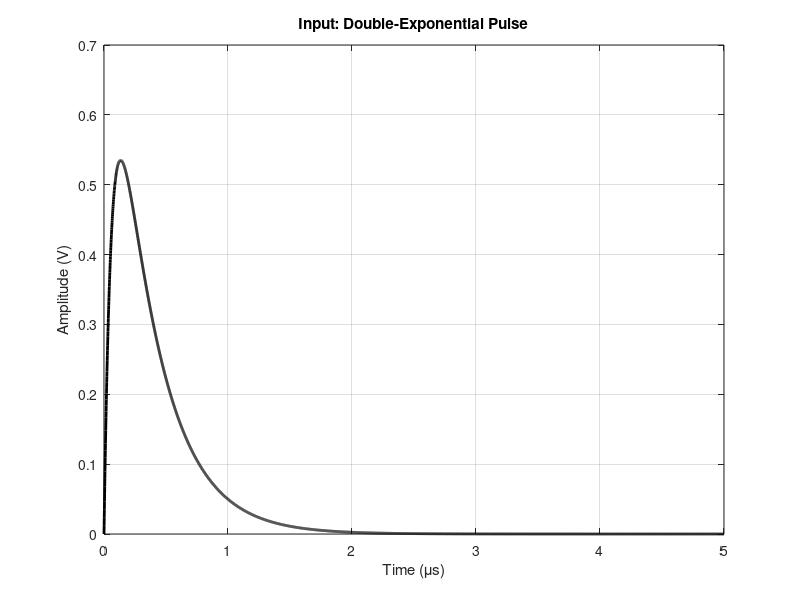

This figure's MATLAB source: (Note: this script raises an error after producing the figure.)
%% Double-Exponential Pulse - Frequency vs Time Domain Methods
% Using custom fourier/invfourier functions from Dr. Kochetov
clear all; close all; clc;

%% Time setup
dt = 1e-9;              % Time step (1 nanosecond)
t_max = 5e-6;           % Total time (5 microseconds)
t = (0:dt:t_max)';      % Time vector (COLUMN vector for fourier.m)
N = length(t);

%% Physical constants
mu_0 = 4*pi*1e-7;           % Permeability of free space (H/m)
eps_0 = 8.854e-12;          % Permittivity of free space (F/m)
Z_0 = sqrt(mu_0/eps_0);     % Impedance of free space (~377 Ohms)

%% Copper shield properties
sigma_copper = 5.96e7;      % Conductivity (S/m)
mu_r = 1;                   % Relative permeability (non-magnetic)
eps_r = 1;                  % Relative permittivity
thickness = 1e-3;           % Shield thickness (1 mm)

%% Define Double-Exponential Pulse (Lightning-Type)
alpha1 = 1.5e7;             % Fast decay rate (1/s)
alpha2 = 3e6;               % Slow decay rate (1/s)
V0 = 1;                     % Peak amplitude (1 V)

% Generate pulse
v_in = V0 * (exp(-alpha2*t) - exp(-alpha1*t)) .* (t>=0);

% Plot input
figure;
plot(t*1e6, v_in, 'k-', 'LineWidth', 2);
grid on;
xlabel('Time (\mus)');
ylabel('Amplitude (V)');
title('Input: Double-Exponential Pulse');
xlim([0 5]);
fprintf('Input peak: %.6f V\n\n', max(v_in));

%% METHOD 1: Frequency-Domain Approach

fprintf('=== METHOD 1: Frequency-Domain ===\n');

% Forward Fourier transform of input
[f, V_freq] = fourier(t, v_in, 'pulse');
fprintf('Number of frequency points: %d\n', length(f));

% Calculate Schelkunoff transfer function H(f)
omega = 2*pi*f;
omega(1) = 2*pi*1e-6;  % Avoid division by zero at DC

% Material properties
mu = mu_r * mu_0;
eps = eps_r * eps_0;

% Schelkunoff equations
gamma = sqrt(1j*omega*mu.*(sigma_copper + 1j*omega*eps));
Z_s = sqrt(1j*omega*mu./(sigma_copper + 1j*omega*eps));
rho_01 = (Z_s - Z_0)./(Z_s + Z_0);
tau_01 = 2*Z_s./(Z_s + Z_0);
tau_10 = 2*Z_0./(Z_s + Z_0);
A = exp(-gamma*thickness);
H = (tau_01 .* tau_10 .* A) ./ (1 - rho_01.^2 .* A.^2);

fprintf('Max |H| = %.6e\n', max(abs(H)));
fprintf('Min |H| = %.6e\n', min(abs(H)));

% Apply shield in frequency domain
V_out_freq = V_freq .* H;

% Inverse Fourier transform to get output
[t_out_freq, v_out_freq] = invfourier(f, V_out_freq, 'pulse');

% Remove DC offset
v_out_freq = v_out_freq - mean(v_out_freq);

fprintf('Freq-domain output peak: %.6e V\n', max(abs(v_out_freq)));
fprintf('Output length: %d points\n\n', length(v_out_freq));

%% METHOD 2: Time-Domain Convolution

fprintf('=== METHOD 2: Time-Domain Convolution ===\n');

% Get impulse response h(t) from H(f)
[t_impulse, h_impulse] = invfourier(f, H, 'pulse');
h_impulse = h_impulse - mean(h_impulse);  % Remove DC offset

fprintf('Impulse response length: %d points\n', length(h_impulse));

% Check where impulse peaks
[h_peak, h_peak_idx] = max(abs(h_impulse));
fprintf('Impulse peak at t = %.3e s (index %d)\n', t_impulse(h_peak_idx), h_peak_idx);
fprintf('Impulse peak value: %.6e\n', h_peak);

% The key insight: invfourier returns 2N points
% We need to handle this carefully for convolution

% Approach: Resample impulse response to original time grid
h_resampled = interp1(t_impulse, h_impulse, t, 'linear', 0);

fprintf('Resampled impulse length: %d points\n', length(h_resampled));

% Perform linear convolution with zero-padding
N_fft = length(v_in) + length(h_resampled) - 1;
V_in_fft = fft(v_in, N_fft);
H_fft = fft(h_resampled, N_fft);
v_out_conv_full = real(ifft(V_in_fft .* H_fft));

% Extract 'same' portion (centered)
center_start = floor(length(h_resampled)/2);
v_out_conv = v_out_conv_full(center_start + (1:length(v_in)));

% CRITICAL: Apply dt scaling for proper convolution integral
% Convolution: y(t) = ∫ x(τ)h(t-τ)dτ
% Discrete: y[n] ≈ Σ x[k]h[n-k]Δt
v_out_conv = v_out_conv * dt;

% Remove DC offset
v_out_conv = v_out_conv - mean(v_out_conv);

fprintf('Conv-domain output peak: %.6e V\n', max(abs(v_out_conv)));
fprintf('Output length: %d points\n\n', length(v_out_conv));

%% Compare Methods

fprintf('=== COMPARISON ===\n');

% Both outputs should be on original time grid
% Interpolate freq-domain output to match conv-domain output
v_out_freq_interp = interp1(t_out_freq, v_out_freq, t, 'linear', 0);

% Calculate error
error_abs = abs(v_out_freq_interp - v_out_conv);
max_error = max(error_abs);
rms_error = sqrt(mean(error_abs.^2));

fprintf('Max absolute error: %.6e V\n', max_error);
fprintf('RMS error: %.6e V\n', rms_error);
fprintf('Relative error: %.2f%%\n\n', 100*max_error/max(abs(v_out_freq_interp)));

% Check if methods match
if max_error < 1e-12
    fprintf('✓ METHODS MATCH! Both give the same result.\n\n');
else
    fprintf('✗ Methods do NOT match - still debugging needed.\n\n');
end

%% Plot Results

% Input
figure('Position', [100 100 1400 900]);

subplot(2,3,1);
plot(t*1e6, v_in, 'k-', 'LineWidth', 2);
grid on;
xlabel('Time (\mus)');
ylabel('Amplitude (V)');
title('Input: Double-Exponential Pulse');
xlim([0 5]);

% Impulse Response
subplot(2,3,2);
plot(t_impulse*1e9, h_impulse, 'g-', 'LineWidth', 2);
grid on;
xlabel('Time (ns)');
ylabel('h(t)');
title('Impulse Response (short scale)');
xlim([0 100]);

subplot(2,3,3);
plot(t_impulse*1e6, h_impulse, 'g-', 'LineWidth', 2);
grid on;
xlabel('Time (\mus)');
ylabel('h(t)');
title('Impulse Response (full scale)');
xlim([0 10]);

% Frequency-Domain Output
subplot(2,3,4);
plot(t_out_freq*1e6, v_out_freq, 'b-', 'LineWidth', 2);
grid on;
xlabel('Time (\mus)');
ylabel('Amplitude (V)');
title('Output: Frequency-Domain Method');
xlim([0 10]);

% Time-Domain Output
subplot(2,3,5);
plot(t*1e6, v_out_conv, 'r-', 'LineWidth', 2);
grid on;
xlabel('Time (\mus)');
ylabel('Amplitude (V)');
title('Output: Time-Domain Convolution');
xlim([0 5]);

% Error
subplot(2,3,6);
plot(t*1e6, error_abs, 'm-', 'LineWidth', 2);
grid on;
xlabel('Time (\mus)');
ylabel('Absolute Error (V)');
title(sprintf('Error Between Methods\nMax: %.2e V', max_error));
xlim([0 5]);

sgtitle('Double-Exponential Pulse: Method Comparison', 'FontSize', 14, 'FontWeight', 'bold');

% Overlay comparison
figure;
plot(t*1e6, v_out_conv, 'r-', 'LineWidth', 2.5, 'DisplayName', 'Time-Domain Conv');
hold on;
plot(t_out_freq*1e6, v_out_freq, 'b--', 'LineWidth', 2, 'DisplayName', 'Freq-Domain');
grid on;
xlabel('Time (\mus)');
ylabel('Amplitude (V)');
title('Output Comparison: Both Methods Overlaid');
legend('Location', 'best');
xlim([0 10]);

%% Transfer Function Plot
figure;
subplot(2,1,1);
semilogx(f/1e6, abs(H), 'b-', 'LineWidth', 2);
grid on;
xlabel('Frequency (MHz)');
ylabel('|H(f)|');
title('Transfer Function Magnitude');
xlim([0.1 1000]);

subplot(2,1,2);
SE_dB = -20*log10(abs(H));
semilogx(f/1e6, SE_dB, 'r-', 'LineWidth', 2);
grid on;
xlabel('Frequency (MHz)');
ylabel('Shielding Effectiveness (dB)');
title('Shielding Effectiveness');
xlim([0.1 1000]);
ylim([0 500]);

sgtitle('1mm Copper Shield - Transfer Function', 'FontSize', 14, 'FontWeight', 'bold');

fprintf('=== ANALYSIS COMPLETE ===\n');
